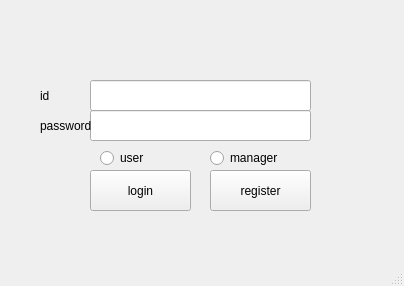
<?xml version="1.0" encoding="UTF-8"?>
<ui version="4.0">
 <class>login_window</class>
 <widget class="QMainWindow" name="login_window">
  <property name="geometry">
   <rect>
    <x>0</x>
    <y>0</y>
    <width>404</width>
    <height>286</height>
   </rect>
  </property>
  <property name="windowTitle">
   <string>MainWindow</string>
  </property>
  <widget class="QWidget" name="centralwidget">
   <widget class="QPushButton" name="button_login">
    <property name="geometry">
     <rect>
      <x>90</x>
      <y>170</y>
      <width>101</width>
      <height>41</height>
     </rect>
    </property>
    <property name="text">
     <string>login</string>
    </property>
   </widget>
   <widget class="QPushButton" name="button_register">
    <property name="geometry">
     <rect>
      <x>210</x>
      <y>170</y>
      <width>101</width>
      <height>41</height>
     </rect>
    </property>
    <property name="text">
     <string>register</string>
    </property>
   </widget>
   <widget class="QLineEdit" name="lineedit_password">
    <property name="geometry">
     <rect>
      <x>90</x>
      <y>110</y>
      <width>221</width>
      <height>31</height>
     </rect>
    </property>
   </widget>
   <widget class="QLabel" name="label_2">
    <property name="geometry">
     <rect>
      <x>40</x>
      <y>110</y>
      <width>51</width>
      <height>31</height>
     </rect>
    </property>
    <property name="text">
     <string>password</string>
    </property>
   </widget>
   <widget class="QLineEdit" name="lineedit_id">
    <property name="geometry">
     <rect>
      <x>90</x>
      <y>80</y>
      <width>221</width>
      <height>31</height>
     </rect>
    </property>
   </widget>
   <widget class="QLabel" name="label">
    <property name="geometry">
     <rect>
      <x>40</x>
      <y>80</y>
      <width>31</width>
      <height>31</height>
     </rect>
    </property>
    <property name="text">
     <string>id</string>
    </property>
   </widget>
   <widget class="QRadioButton" name="user_radio">
    <property name="geometry">
     <rect>
      <x>100</x>
      <y>150</y>
      <width>89</width>
      <height>16</height>
     </rect>
    </property>
    <property name="text">
     <string>user</string>
    </property>
   </widget>
   <widget class="QRadioButton" name="manager_radio">
    <property name="geometry">
     <rect>
      <x>210</x>
      <y>150</y>
      <width>89</width>
      <height>16</height>
     </rect>
    </property>
    <property name="text">
     <string>manager</string>
    </property>
   </widget>
  </widget>
  <widget class="QMenuBar" name="menubar">
   <property name="geometry">
    <rect>
     <x>0</x>
     <y>0</y>
     <width>404</width>
     <height>23</height>
    </rect>
   </property>
  </widget>
  <widget class="QStatusBar" name="statusbar"/>
 </widget>
 <resources/>
 <connections/>
</ui>
